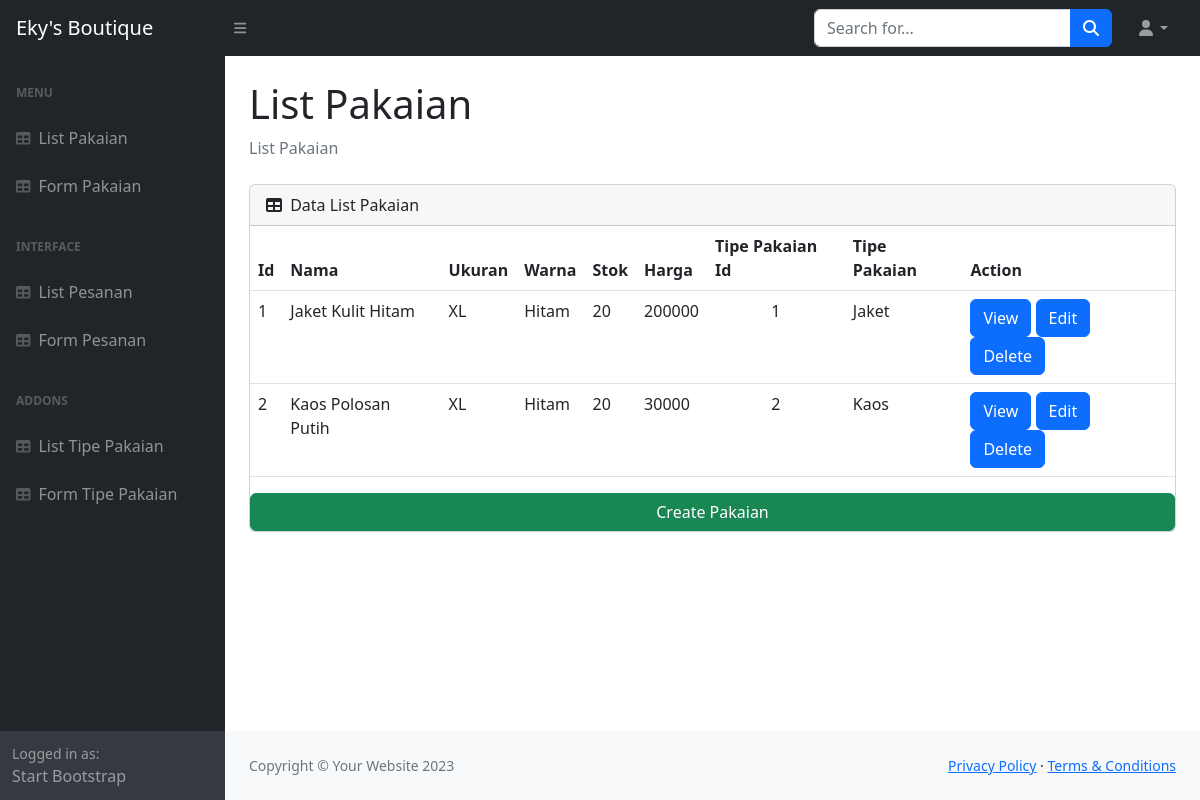
The app's page /web2-uts-template/backend/Pakaian/index.php with its own data.
### tables this page shows
CREATE TABLE `pakaian` (
  `id` int(11) NOT NULL,
  `nama` varchar(45) NOT NULL,
  `ukuran` varchar(45) DEFAULT NULL,
  `warna` varchar(45) DEFAULT NULL,
  `stok` int(11) NOT NULL,
  `harga` int(32) DEFAULT NULL,
  `tipe_pakaian_id` int(45) DEFAULT NULL
);

CREATE TABLE `tipe_pakaian` (
  `id` int(11) NOT NULL,
  `tipe` varchar(45) DEFAULT NULL
);

### web2-uts-template/backend/Pakaian/index.php (the view)
<?php
    include_once('../../database/dbkoneksi.php');
    $sql = "SELECT * FROM pakaian";
    $rs = $dbh->query($sql);
?>
<!DOCTYPE html>
<html lang="en">
    <?php include("../Shared/head.php"); ?>
    <body class="sb-nav-fixed">
        <?php include("../Shared/nav_header.php"); ?>
        <div id="layoutSidenav">
            <?php include("../Shared/nav_sidebar.php"); ?>
            <div id="layoutSidenav_content">
                <main>
                    <div class="container-fluid px-4">
                        <h1 class="mt-4">List Pakaian</h1>
                        <ol class="breadcrumb mb-4">
                            <li class="breadcrumb-item active">List Pakaian</li>
                        </ol>
                        <div class="card mb-4">
                            <div class="card-header">
                                <i class="fas fa-table me-1"></i>
                                Data List Pakaian
                            </div>
                            <table id="datatablesSimple" class="table">
                                <thead>
                                    <tr>
                                        <th>Id</th>
                                        <th>Nama</th>
                                        <th>Ukuran</th>
                                        <th>Warna</th>
                                        <th>Stok</th>
                                        <th>Harga</th>
                                        <th>Tipe Pakaian Id</th>
                                        <th>Tipe Pakaian</th>
                                        <th>Action</th>
                                    </tr>
                                </thead>
                                <tbody>
                                <?php
                                    foreach($rs as $row){
                                        $id_tipe_pakaian = $row['tipe_pakaian_id'];
                                        $sql_get_tipe_pakaian_id = "SELECT * FROM tipe_pakaian WHERE id=?";
                                        $rs_tipe_pakaian = $dbh->prepare($sql_get_tipe_pakaian_id);
                                        $rs_tipe_pakaian -> execute([$id_tipe_pakaian]);
                                        $rs_tipe_pakaian_value = $rs_tipe_pakaian->fetch();
                                ?>
                                    <tr>
                                        <td><?=$row['id']?></td>
                                        <td><?=$row['nama']?></td>
                                        <td><?=$row['ukuran']?></td>
                                        <td><?=$row['warna']?></td>
                                        <td><?=$row['stok']?></td>
                                        <td><?=$row['harga']?></td>
                                        <td align="center"><?=$row['tipe_pakaian_id']?></td>
                                        <td><?=$rs_tipe_pakaian_value['tipe']?></td>
                                        <td colspan="3">
                                            <a class="btn btn-primary" href="view.php?id=<?=$row['id']?>">View</a>
                                            <a class="btn btn-primary" href="update.php?idedit=<?=$row['id']?>">Edit</a>
                                            <a class="btn btn-primary" href="delete.php?iddel=<?=$row['id']?>"
                                            onclick="if(!confirm('Anda Yakin Hapus Data Pelanggan <?=$row['nama']?>?')) {return false}"
                                            >Delete</a>
                                        </td>
                                    </tr>
                                <?php
                                    }
                                ?>
                                </tbody>
                            </table>
                            <a class="btn btn-success" href="form_Pakaian.php" role="button">Create Pakaian</a>
                        </div>
                    </div>
                </main>
                <?php include("../Shared/footer.php"); ?>
            </div>
        </div>
    </body>
</html>

### web2-uts-template/backend/Shared/head.php (shortened to what this page needs)
<head>
    <link href="https://cdn.jsdelivr.net/npm/simple-datatables@7.1.2/dist/style.min.css" rel="stylesheet" />
    <link href="../css/styles.css" rel="stylesheet" />
</head>

### web2-uts-template/backend/Shared/nav_header.php (shortened to what this page needs)
<nav class="sb-topnav navbar navbar-expand navbar-dark bg-dark">
    <a class="navbar-brand ps-3" href="../../frontend/index.php">Eky's Boutique</a>
    <button class="btn btn-link btn-sm order-1 order-lg-0 me-4 me-lg-0" id="sidebarToggle" href="#!"><i class="fas fa-bars"></i></button>
    <form class="d-none d-md-inline-block form-inline ms-auto me-0 me-md-3 my-2 my-md-0">
        <div class="input-group">
            <input class="form-control" type="text" placeholder="Search for..." aria-label="Search for..." aria-describedby="btnNavbarSearch" />
            <button class="btn btn-primary" id="btnNavbarSearch" type="button"><i class="fas fa-search"></i></button>
        </div>
    </form>
    <ul class="navbar-nav ms-auto ms-md-0 me-3 me-lg-4">
        <li class="nav-item dropdown">
            <a class="nav-link dropdown-toggle" id="navbarDropdown" href="#" role="button" data-bs-toggle="dropdown" aria-expanded="false"><i class="fas fa-user fa-fw"></i></a>
        </li>
    </ul>
</nav>

### web2-uts-template/backend/Shared/nav_sidebar.php
<div id="layoutSidenav_nav">
    <nav class="sb-sidenav accordion sb-sidenav-dark" id="sidenavAccordion">
        <div class="sb-sidenav-menu">
            <div class="nav">
            <div class="sb-sidenav-menu-heading">Menu</div>
                <a class="nav-link" href="../Pakaian/index.php">
                    <div class="sb-nav-link-icon"><i class="fas fa-table"></i></div>
                    List Pakaian
                </a>
                <a class="nav-link" href="../Pakaian/form_pakaian.php">
                    <div class="sb-nav-link-icon"><i class="fas fa-table"></i></div>
                    Form Pakaian
                </a>
                <div class="sb-sidenav-menu-heading">Interface</div>
                <a class="nav-link" href="../Pesanan/index.php">
                    <div class="sb-nav-link-icon"><i class="fas fa-table"></i></div>
                    List Pesanan
                </a>
                <a class="nav-link" href="../Pesanan/form_pesanan.php">
                    <div class="sb-nav-link-icon"><i class="fas fa-table"></i></div>
                    Form Pesanan
                </a>
                <div class="sb-sidenav-menu-heading">Addons</div>
                <a class="nav-link" href="../Tipe_Pakaian/index.php">
                    <div class="sb-nav-link-icon"><i class="fas fa-table"></i></div>
                    List Tipe Pakaian
                </a>
                <a class="nav-link" href="../Tipe_Pakaian/form_tipe_pakaian.php">
                    <div class="sb-nav-link-icon"><i class="fas fa-table"></i></div>
                    Form Tipe Pakaian
                </a>
            </div>
        </div>
        <div class="sb-sidenav-footer">
            <div class="small">Logged in as:</div>
            Start Bootstrap
        </div>
    </nav>
</div>

### web2-uts-template/backend/Shared/footer.php
<footer class="py-4 bg-light mt-auto">
    <div class="container-fluid px-4">
        <div class="d-flex align-items-center justify-content-between small">
            <div class="text-muted">Copyright &copy; Your Website 2023</div>
            <div>
                <a href="#">Privacy Policy</a>
                &middot;
                <a href="#">Terms &amp; Conditions</a>
            </div>
        </div>
    </div>
</footer>

### records on screen
pakaian: id "1", nama "Jaket Kulit Hitam", ukuran "XL", warna "Hitam", stok "20", harga "200000", tipe_pakaian "1", tipe_pakaian.tipe "Jaket"
pakaian: id "2", nama "Kaos Polosan Putih", ukuran "XL", warna "Hitam", stok "20", harga "30000", tipe_pakaian "2", tipe_pakaian.tipe "Kaos"
